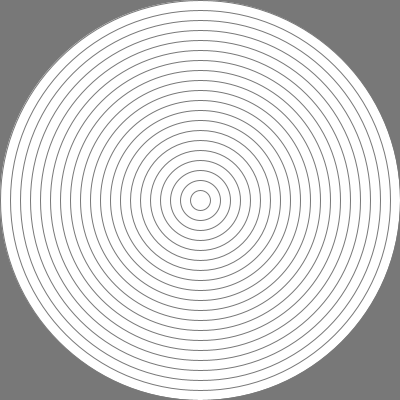
Frame 1 (no input)
Frame 60 (the mouse pressed at the canvas centre just before this capture): identical to frame 1, image omitted
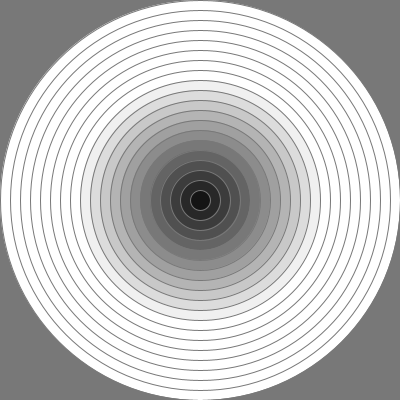
Frame 120 (the mouse held since frame 60 and released just before this capture)

The Processing sketch that drew these frames (run headless with seeded random() and noise(); from frame 60 on, the mouse is pressed at the canvas centre):

// Processing sketch: Processing_Week2_Grid
// ── Processing_Week2_Grid.pde
void setup() {
  size(400, 400);
}

float distance(int ax, int ay, int bx, int by) {
  int a = (ax - bx) * (ax - bx);
  int b = (ay - by) * (ay - by);
  return sqrt(a + b);
}

void drawGrid(int n) {
  int size = width / n;

  for (int i = 0; i < n; i = i + 1) {
    for (int j = 0; j < n; j = j + 1) {
      int x = i * size;
      int y = j * size;

      float d = distance(x + size / 2, y + size / 2, mouseX, mouseY);
      float c = constrain(d, 0, 255);

      fill(255 - c);
      rect(x, y, size, size);
    }
  }
}

void drawCircles(int n) {
  ellipseMode(CENTER);

  stroke(120);

  for (int i = 0; i < n; i = i + 1) {
    int size = (width / n) * (n - i);

    float d = distance(mouseX, mouseY, width / 2, height / 2);

    fill(abs(size - d * 3.0));
    ellipse(width / 2, height / 2, size, size);
  }
}

void draw() {
  background(120);
  noStroke();

  //drawGrid(20);

  drawCircles(20);
}
